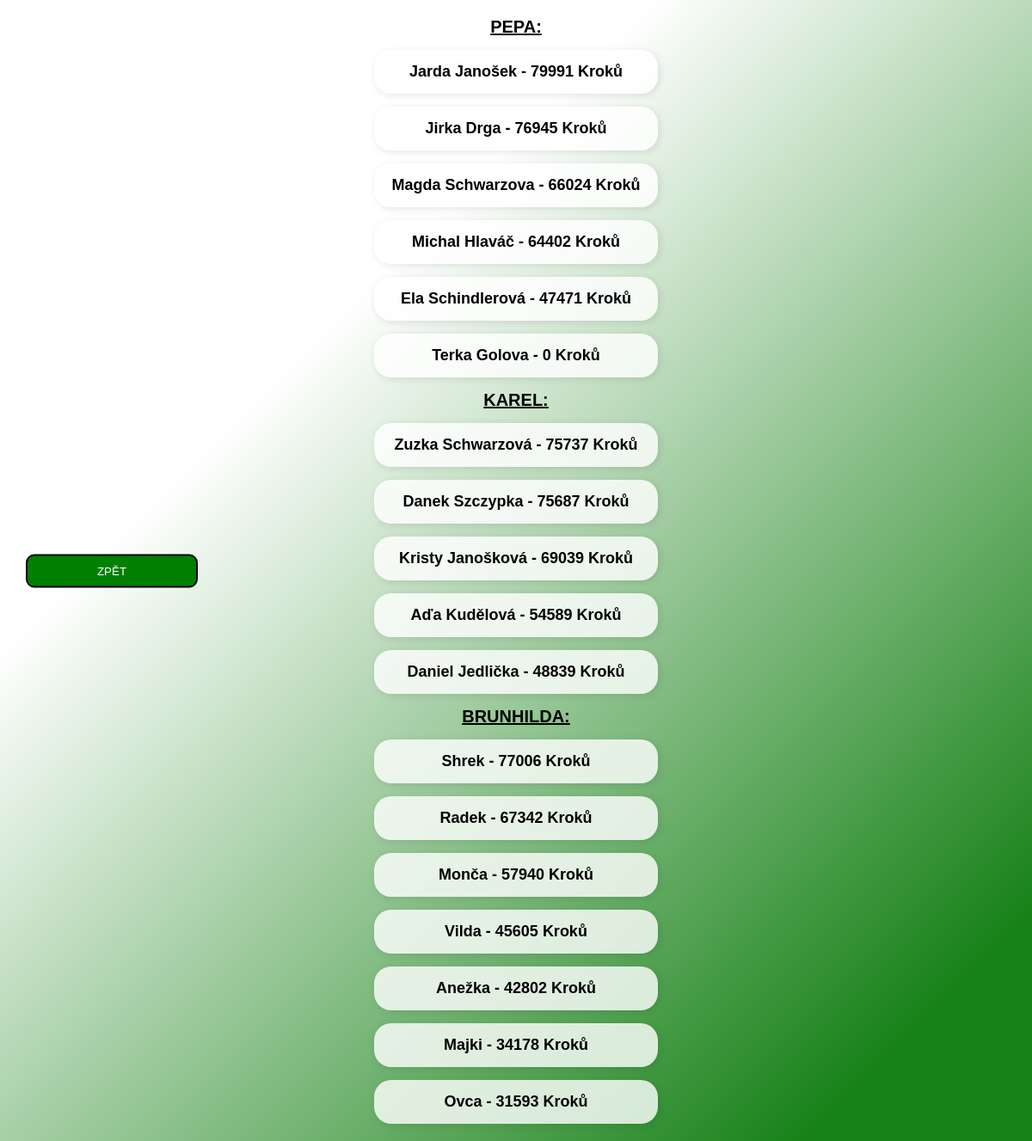
The page /adminapp/detail_hracu on the database its author committed.
### infopage/models.py (models this page shows, shortened)
class vysledky_hracu(models.Model):
    jmeno = models.CharField(max_length=20)
    prijmeni = models.CharField(max_length=40, blank=True)
    tym = models.CharField(max_length=10, null=True)
    koeficient = models.FloatField(null=True, blank=True, default=1)
    kroky_BONUS = models.IntegerField(default=0, blank=True, validators=[MinValueValidator(0), MaxValueValidator(50000)])
    kroky1 = models.IntegerField(default=0, blank=True, validators=[MinValueValidator(0), MaxValueValidator(50000)])
    kroky2 = models.IntegerField(default=0, blank=True, validators=[MinValueValidator(0), MaxValueValidator(50000)])
    kroky3 = models.IntegerField(default=0, blank=True, validators=[MinValueValidator(0), MaxValueValidator(50000)])
    kroky4 = models.IntegerField(default=0, blank=True, validators=[MinValueValidator(0), MaxValueValidator(50000)])
    kroky5 = models.IntegerField(default=0, blank=True, validators=[MinValueValidator(0), MaxValueValidator(50000)])
    kroky6 = models.IntegerField(default=0, blank=True, validators=[MinValueValidator(0), MaxValueValidator(50000)])
    kroky7 = models.IntegerField(default=0, blank=True, validators=[MinValueValidator(0), MaxValueValidator(50000)])
    kroky8 = models.IntegerField(default=0, blank=True, validators=[MinValueValidator(0), MaxValueValidator(50000)])
    kroky9 = models.IntegerField(default=0, blank=True, validators=[MinValueValidator(0), MaxValueValidator(50000)])
    kroky10 = models.IntegerField(default=0, blank=True, validators=[MinValueValidator(0), MaxValueValidator(50000)])
    kroky11 = models.IntegerField(default=0, blank=True, validators=[MinValueValidator(0), MaxValueValidator(50000)])
    kroky12 = models.IntegerField(default=0, blank=True, validators=[MinValueValidator(0), MaxValueValidator(50000)])
    max_kroku_mesicne = models.IntegerField(default=0, blank=True, validators=[MinValueValidator(0), MaxValueValidator(50000)])
    celkem_kroku = models.IntegerField(default=0, blank=True, validators=[MinValueValidator(0), MaxValueValidator(1000000)])
    class Meta:
        verbose_name = "Výsledky hráčů"
        verbose_name_plural = "Výsledky hráčů"

### adminapp/views.py (the view)
# urls.py: path('detail_hracu', views.detail_vsech_hracu, name='detail_hracu'),
def detail_vsech_hracu(request):
    return render(request, 'adminapp/detail_vsech_hracu.html', {
        "vsichni_hraci": vsichni_hraci,
        "hraci_pepa": hraci_pepa,
        'hraci_karel': hraci_karel,
        'hraci_brunhilda': hraci_brunhilda
    })

### adminapp/templates/adminapp/detail_vsech_hracu.html (shortened to what this page needs)
{% extends "base_detail_hrace.html" %}
{% block content %}
<div class="seznam">
    <ul>
        <strong><u>PEPA:</u></strong>
        {% for hrac in hraci_pepa|dictsortreversed:"celkem_kroku" %}
            <li>
                <a href="{% url 'pepa_detail_hrace' hrac.id %}">
                    {{hrac.jmeno}} {{hrac.prijmeni}} - {{hrac.celkem_kroku}} Kroků
                </a>
            </li>
        {% endfor %}
        <strong><u>KAREL:</u></strong>
        {% for hrac in hraci_karel|dictsortreversed:"celkem_kroku" %}
            <li>
                <a href="{% url 'karel_detail_hrace' hrac.id %}">
                    {{hrac.jmeno}} {{hrac.prijmeni}} - {{hrac.celkem_kroku}} Kroků
                </a>
            </li>
        {% endfor %}
        <strong><u>BRUNHILDA:</u></strong>
        {% for hrac in hraci_brunhilda|dictsortreversed:"celkem_kroku" %}
            <li>
                <a href="{% url 'brunhilda_detail_hrace' hrac.id %}">
                    {{hrac.jmeno}} {{hrac.prijmeni}} - {{hrac.celkem_kroku}} Kroků
                </a>
            </li>
        {% endfor %}
    </ul>
</div>
<div class="menu">
    <ul>
        <li>
            <button onclick="history.back()">ZPĚT</button>
        </li>
    </ul>
</div>
{% endblock content %}

### static/base.css (style rules this page uses)
body { font-family: 'Nunito', sans-serif; font-size: 20px; background: linear-gradient(135deg, white 30%, rgb(22, 129, 22) 90%); background-attachment: fixed; margin: 0; padding: 0; display: flex; flex-direction: column; align-items: center; justify-content: center; min-height: 100vh; text-align: center; }
.menu { font-size: 20px; position: absolute; left: 0; top: 50%; transform: translateY(-50%); padding: 20px; }
.menu ul { list-style-type: none; padding: 0; }
.menu li { margin: 10px 0; padding: 5%; }
.menu button { border: 2px solid black; background-color: green; color: white; padding: 10px 15px; border-radius: 10px; cursor: pointer; width: 200px; transition: background-color 0.5s ease-in-out, transform 0.5s ease-in-out; }
.seznam { width: 80%; margin-left: auto; margin-right: auto; padding-top: 20px; padding-bottom: 20px; }
.seznam ul { padding: 0; margin: 0; list-style-type: none; display: flex; flex-direction: column; align-items: center; gap: 15px; }
.seznam ul li { font-size: 18px; padding: 15px; background: rgba(255, 255, 255, 0.8); border-radius: 20px; box-shadow: 2px 2px 10px rgba(0, 0, 0, 0.1); width: 300px; text-align: center; position: relative; }
.seznam ul li a { text-decoration: none; color: black; font-weight: bold; display: block; }

### rows shown on the page
vysledky_hracu: jmeno "Jarda", prijmeni "Janošek", celkem_kroku "79991"
vysledky_hracu: jmeno "Jirka", prijmeni "Drga", celkem_kroku "76945"
vysledky_hracu: jmeno "Magda", prijmeni "Schwarzova", celkem_kroku "66024"
vysledky_hracu: jmeno "Michal", prijmeni "Hlaváč", celkem_kroku "64402"
vysledky_hracu: jmeno "Ela", prijmeni "Schindlerová", celkem_kroku "47471"
vysledky_hracu: jmeno "Terka", prijmeni "Golova", celkem_kroku "0"
vysledky_hracu: jmeno "Zuzka", prijmeni "Schwarzová", celkem_kroku "75737"
vysledky_hracu: jmeno "Danek", prijmeni "Szczypka", celkem_kroku "75687"
vysledky_hracu: jmeno "Kristy", prijmeni "Janošková", celkem_kroku "69039"
vysledky_hracu: jmeno "Aďa", prijmeni "Kudělová", celkem_kroku "54589"
vysledky_hracu: jmeno "Daniel", prijmeni "Jedlička", celkem_kroku "48839"
vysledky_hracu: jmeno "Shrek", celkem_kroku "77006"
vysledky_hracu: jmeno "Radek", celkem_kroku "67342"
vysledky_hracu: jmeno "Monča", celkem_kroku "57940"
vysledky_hracu: jmeno "Vilda", celkem_kroku "45605"
vysledky_hracu: jmeno "Anežka", celkem_kroku "42802"
vysledky_hracu: jmeno "Majki", celkem_kroku "34178"
vysledky_hracu: jmeno "Ovca", celkem_kroku "31593"
